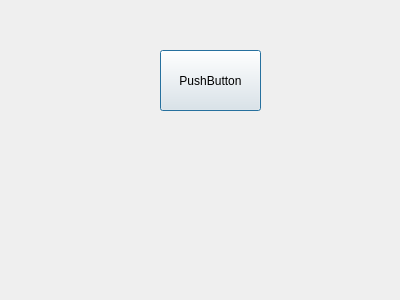
<?xml version="1.0" encoding="UTF-8"?>
<ui version="4.0">
 <class>secDialog</class>
 <widget class="QDialog" name="secDialog">
  <property name="geometry">
   <rect>
    <x>0</x>
    <y>0</y>
    <width>400</width>
    <height>300</height>
   </rect>
  </property>
  <property name="windowTitle">
   <string>Dialog</string>
  </property>
  <widget class="QPushButton" name="pushButton">
   <property name="geometry">
    <rect>
     <x>160</x>
     <y>50</y>
     <width>101</width>
     <height>61</height>
    </rect>
   </property>
   <property name="text">
    <string>PushButton</string>
   </property>
  </widget>
 </widget>
 <resources/>
 <connections/>
</ui>
